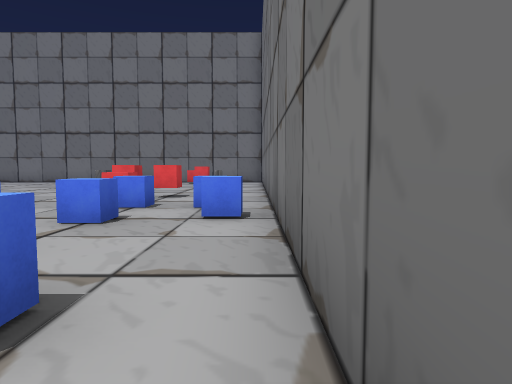
View 1 (above)

16 first-person views from a walk through a Unity game level. The camera is 1.4 m above the floor, tilts 4° down and sees 75° across. The floor is counted in squares, 2 m on a side. Each view is taken from the middle of a square. On the plan, view 1 faces up. The plan holds only what a view shows up to about 10 squares ahead; the rest is blank. The place goes on beyond the plan. The player character is not drawn. Some animated figures are not drawn. Some surface patterns are stand-ins.

View 2
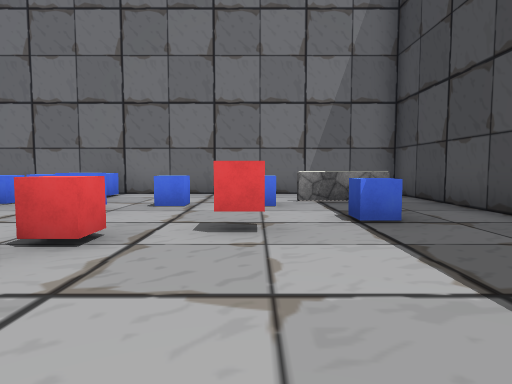

View 3
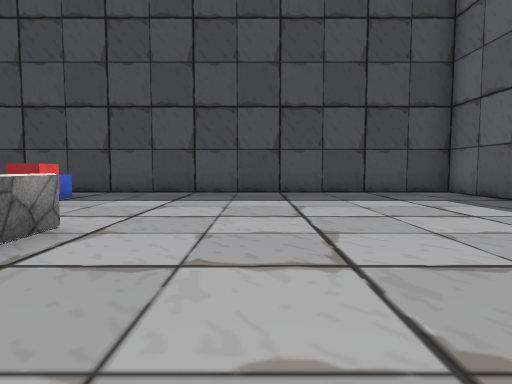

View 4
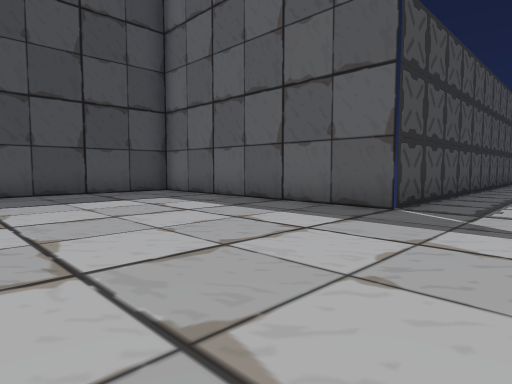

View 5
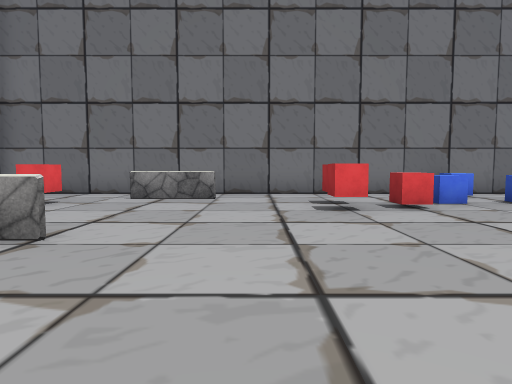

View 6
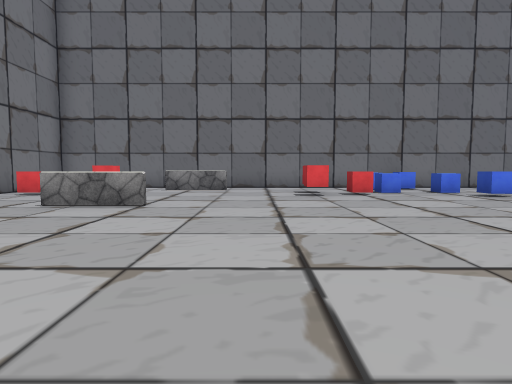

View 7
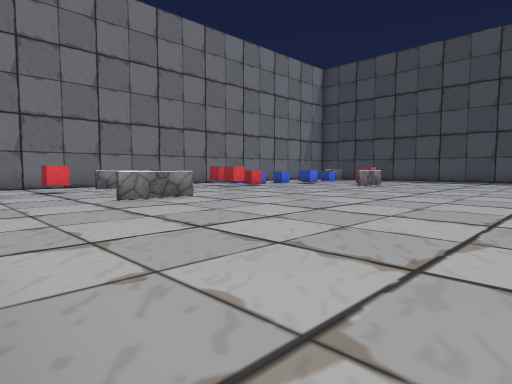

View 8
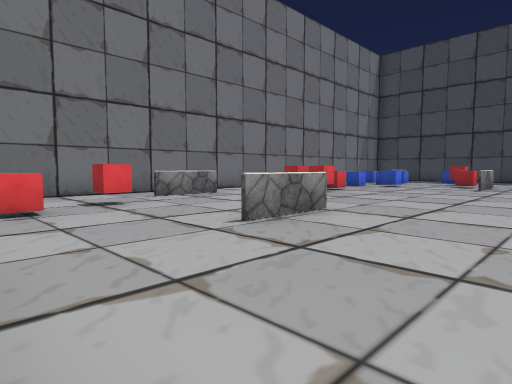

View 9
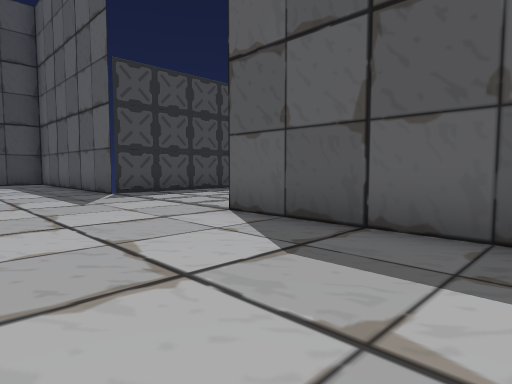

View 10
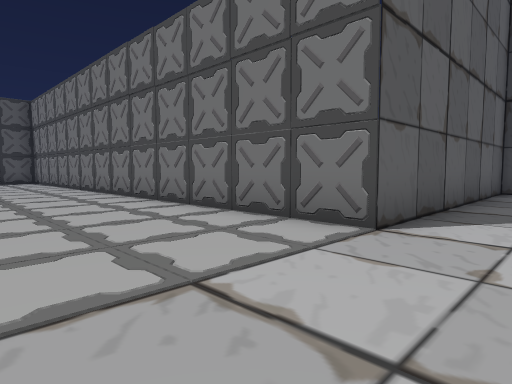

View 11
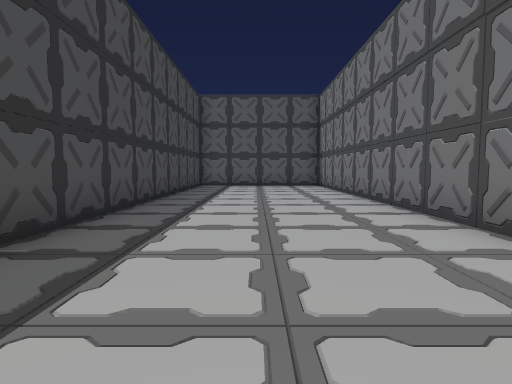

View 12
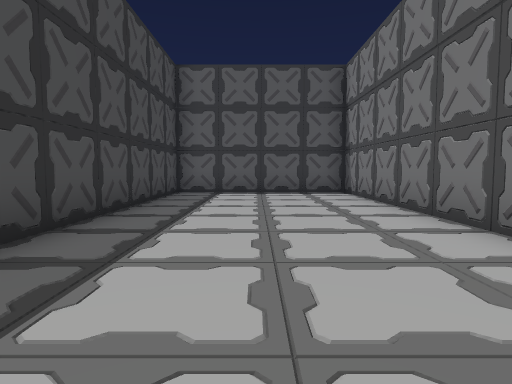

View 13
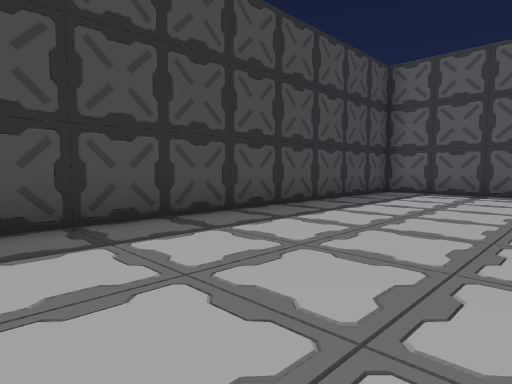

View 14
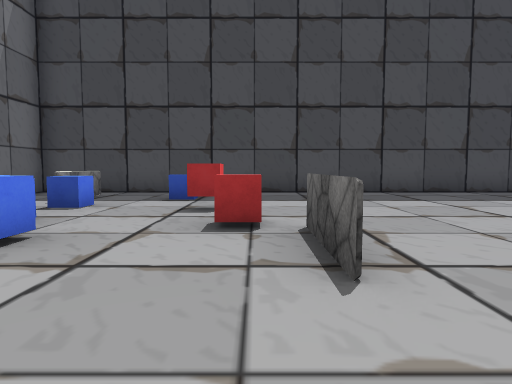

View 15
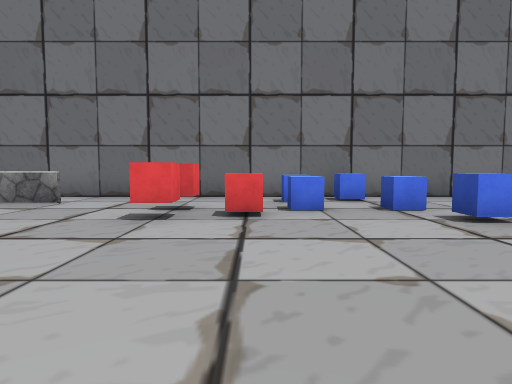

View 16
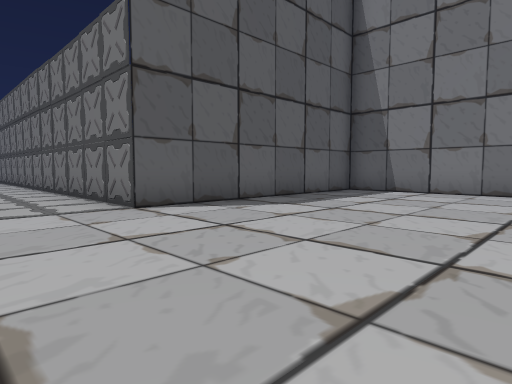

### Floor plan
Points are (right, up) in squares from view 1. A wall is a line through its corners. A room is listed if a view was taken in it or the views show most of it. See-through windows are left out.
Room 1 (view 1)
walls: (-2.4, -2.9) (0.3, -2.9) (0.3, 0.6)
ways out: opening at (-2, -2) to room 2; opening at (-0.5, -0.5) to room 2; gap at (-2, 0) to room 2
Room 2 (views 2, 3, 4, 5, 6, 7, 8, 9, 10, 11, 12, 13, 14, 15, 16)
walls: (-14.7, 9.6) (-30.9, 9.6) (-30.9, 4.7) (-14.7, 4.7) (-14.7, -2.9) (-2.4, -2.9); (-14.8, 9.5) (-15.4, 9.7) (-15.9, 9.5); (-15.9, 9.8) (-16.5, 9.6); (-6.6, 5) (-6.6, 3); (-17.1, 9.8) (-17.7, 9.5); (-5.8, 12) (-5.8, 14); (-6.7, 3) (-6.7, 4); (-20.4, 9.7) (-20.8, 9.5); (-14.7, 17.2) (-14.7, 9.8) (-15.2, 9.6); (-1.4, 10.9) (-1.4, 12.9); (-20.9, 9.8) (-21.4, 9.5); (-20.9, 4.8) (-20.4, 4.6); (-21.6, 9.7) (-22.1, 9.5); (-22.1, 4.8) (-21.7, 4.6); (-23.4, 4.8) (-22.9, 4.6); (-1.9, -1.9) (-1.9, 0.1); (0.3, 0.6) (0.3, 17.1); (-25.4, 9.8) (-25.8, 9.5)
ways out: opening at (-2, -2) to room 1; opening at (-0.5, -0.5) to room 1; gap at (-2, 0) to room 1
objects: other object (-6, 3); other object (-5, 1); other object (-4, -1); other object (-3, 1) to (-2, 1); other object (-3, 3); other object (-3, 4); other object (-3, 7); other object (-3, 9); other object (-3, 16); other object (-2, 4) to (-2, 5); other object (-2, 6); other object (-2, 8) to (-2, 9); other object (-2, 14); other object (-1, 1); other object (-1, 6); other object (0, 5)

Where each view was taken, in squares from view 1:
view 1: 0 up, 0 right, facing up
view 2: 1 up, 9 left, facing right
view 3: 7 up, 9 left, facing down
view 4: 7 up, 9 left, facing down-left
view 5: 10 up, 9 left, facing right
view 6: 10 up, 12 left, facing right
view 7: 17 up, 13 left, facing down-right
view 8: 17 up, 9 left, facing down-right
view 9: 14 up, 11 left, facing down-left
view 10: 6 up, 13 left, facing up-left
view 11: 7 up, 17 left, facing left
view 12: 7 up, 21 left, facing left
view 13: 9 up, 21 left, facing down-left
view 14: 7 up, 6 left, facing down
view 15: 7 up, 8 left, facing right
view 16: 7 up, 9 left, facing up-left
